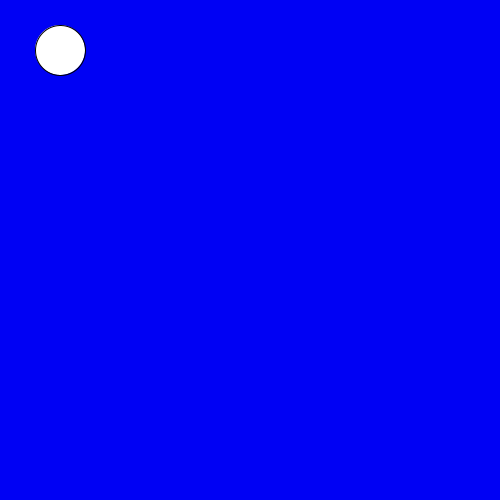
Frame 1 (no input)
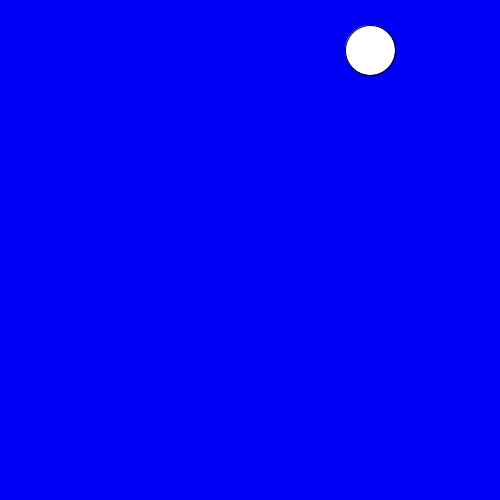
Frame 60 (the mouse pressed at the canvas centre just before this capture)
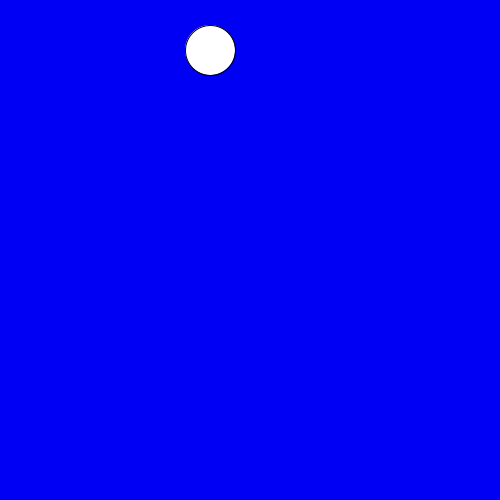
Frame 120 (the mouse held since frame 60 and released just before this capture)

The Processing sketch that drew these frames (run headless with seeded random() and noise(); from frame 60 on, the mouse is pressed at the canvas centre):

// Processing sketch: bouncing_ball_paulina_
// ── bouncing_ball_paulina_.pde
int position = 50;
int speed = 10;

void setup ()
{
  background (500,500);
  size (500,500);
}

void draw ()
{
background (500,500);
position = position + speed;
  ellipse (position,50,50,50);
  if (position > 500)
  {
    speed= - speed;
  }
  if (position < 0)
  { 
   speed= -speed;
}
}
